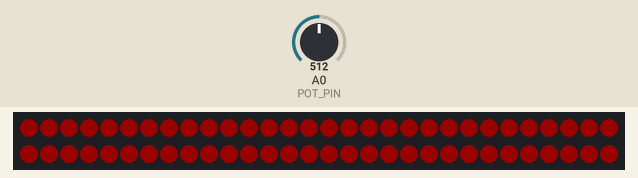
This program was run on a simulated ESP8266 (Wemos D1 mini). Shown: 60 RGB LEDs in strip order, left to right, continuing on the next row. The test bench sets the inputs (shaded band); at power-on: A0 (POT_PIN) = 512. Dim RGB values are drawn brighter than linear; WiFi joins after 1.5 s; servers stay silent unless stated; network time is answered at once with the bench clock; the local clock reads 2024-03-15 10:24:30 at power-on unless the program sets it.

Above: at 0.1 s.
At 1.6 s:
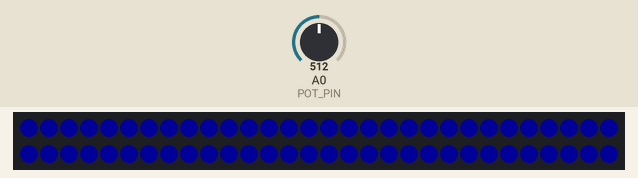
At 3.2 s:
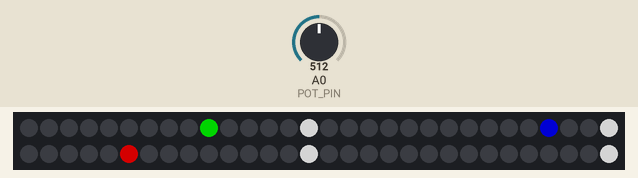
3.3 s: A0 (POT_PIN) set to 0
5.0 s: A0 (POT_PIN) set to 122
7.5 s: A0 (POT_PIN) set to 306
Timing chart, 0 to 10.5 s (numbered marks = the images above; inputs shaded):
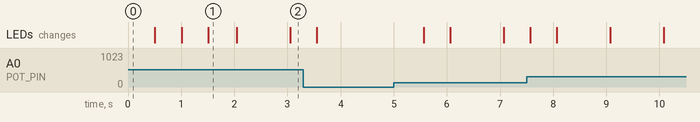

Measured:
- what the display in image 1 shows lasts 0.5 s, from 1.5 s to 2.0 s

The program:

main.cpp
```cpp
#include <Arduino.h>
// We voegen de Neopixel library toe waarmee we de ledring kunnen aansturen
#include <Adafruit_NeoPixel.h>

// We voegen de Wifi en de NTPclient libraries toe waarmee we met wifi kunnen verbinden en de tijd kunnen ophalen
#include <ESP8266WiFi.h>
#include <NTPClient.h>
#include <WiFiUdp.h>

// We stellen het wifi netwerk en wachtwoord in
const char *ssid     = "netwerknaam";
const char *password = "wachtwoord";

// We maken een Wifi en NTPclient object aan
WiFiUDP ntpUDP;
NTPClient timeClient(ntpUDP, "pool.ntp.org");

// We definiëren aan welke pinnen we het knopje, de potentiometer en ledring aangesloten hebben
#define POT_PIN A0
#define BTN_PIN D8
#define LED_PIN D4

// Onze ledring heeft 60 ledjes, dit slaan we op en we maken een ledstrip object aan
#define LED_COUNT 60
Adafruit_NeoPixel strip(LED_COUNT, LED_PIN, NEO_GRB + NEO_KHZ800);

void setup() {
  // We starten de ledstrip op en zetten hem aan
  strip.begin();

  // We maken de ledstrip rood om aan te geven dat we nog niet met wifi verbonden zijn
  for (int i = 0; i < strip.numPixels(); i++) {
    strip.setPixelColor(i, 255, 0, 0);
  }
  strip.setBrightness(25);
  strip.show();

  // We maken verbinding met het wifi netwerk
  WiFi.begin(ssid, password);

  // Zolang we nog niet met het wifi verbonden zijn updaten we een pixel van de ring naar oranje
  int status = 0;
  while (WiFi.status() != WL_CONNECTED) {
    delay(500);

    if (status < LED_COUNT) {
      strip.setPixelColor(status++, 255, 255, 0);
      strip.show();
    }
  }

  // We starten de NTPclient op en stellen de tijdszone in op GMT+2 (europese zomertijd)
  timeClient.begin();
  timeClient.setTimeOffset(7200);

  // We maken de ledstrip blauw om aan te geven dat we succesvol opgestart zijn
  for (int i = 0; i < strip.numPixels(); i++) {
    strip.setPixelColor(i, 0, 0, 255);
  }
  strip.show();
  delay(500);
}

void loop() {
  // We updaten de NTPclient met de huidige tijd
  timeClient.update();
  int minuutPixel = timeClient.getMinutes();
  int uurPixel = (timeClient.getHours() % 12) * 5;
  int secondePixel = timeClient.getSeconds();

  for (int i = 0; i < strip.numPixels(); i++) {
    int red = (i == minuutPixel) ? 255 : 0;
    int green = (i == uurPixel) ? 255 : 0;
    int blue = (i == secondePixel) ? 255 : 0;

    if (i % 15 == 0 && !red && !green && !blue) {
      red = 255;
      green = 255;
      blue = 255;
    }

    strip.setPixelColor(LED_COUNT - 1 - i, red, green, blue);
  }

  // Vervolgens bepalen we hoe fel hij moet zijn door de waarde van de potmeter uit te lezen
  // Dit is een waarde tussen de 0 en 1024, de brightness moet ingesteld worden tussen 0 en 255, dus delen he het door 4
  int brightness = analogRead(POT_PIN) / 4;

  // We stellen de felheid van de ledring in
  strip.setBrightness(brightness);

  // We sturen alle instellingen die we gedaan hebben naar de ledring om weergeven te worden
  strip.show();

  delay(500);
}
```
